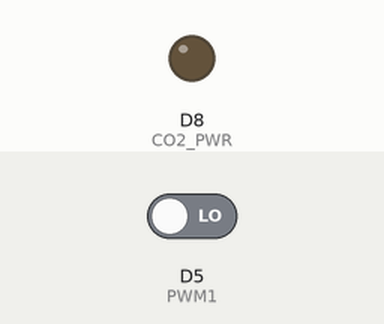
The sketch below on a simulated ESP8266 (NodeMCU). Shown: output pins drawn as LEDs (lit = HIGH). The inputs (shaded band) are chosen by the test bench; at power-on: D5 (PWM1) LOW. WiFi joins after 1.5 s; servers stay silent unless stated; uploads are accepted with an empty reply; not simulated (calls return 0 or success): WIFI-credentials.h.

Above: at 1.6 s.
At 2.0 s:
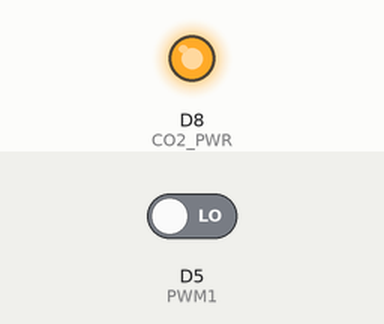
Timing chart, 0 to 3.5 s (numbered marks = the images above):
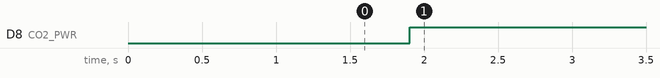

The sketch:

TestMH-Z19B.ino
```cpp
#include <ESP8266WiFi.h>
#include <ESP8266WiFiMulti.h>
#include <ESP8266HTTPClient.h>

/*
 * content of WIFI-credentials.h
 * #define WIFI_NAME "your WIFI name"
 * #define WIFI_PASSWORD "your WIFI password"
*/
#include "WIFI-credentials.h"

#define D0  16
#define D1  5
#define D2  4
#define D3  0
#define D4  2
#define D5  14
#define D6  12
#define D7  13
#define D8  15
#define D9  3
#define D10 1

#define PWM1 D5
#define PWM2 D6
#define PWM3 D7
#define CO2_PWR D8

const int delayInSeconds = 900; //15 min

ESP8266WiFiMulti WiFiMulti;

void setup() {
  WiFi.mode(WIFI_STA);
  WiFiMulti.addAP(WIFI_NAME,WIFI_PASSWORD);
  while(WiFiMulti.run() != WL_CONNECTED)
    delay(10);

  pinMode(PWM1, INPUT);
  pinMode(PWM2, INPUT);
  pinMode(PWM3, INPUT);
  pinMode(CO2_PWR, OUTPUT);
  digitalWrite(CO2_PWR, LOW);
}

void loop() {
  log2("Starting...");
  monitorCO2();
  log2("Sleeping for 15 minutes...");
  delay(delayInSeconds*1000);
}

void monitorCO2(){
  powerOn();
  log2("waiting 120 sec...");
  for(uint8_t t = 24; t > 0; t--) {
    delay(5000);
    log2(String(t));
  }
  log2("reading D5...");
  putItemValue("MM_D5",String(readCO2PWM(PWM1)));
  log2("reading D6...");
  putItemValue("MM_D6",String(readCO2PWM(PWM2)));
  log2("reading D7...");
  putItemValue("MM_D7",String(readCO2PWM(PWM3)));
  log2("reading done.");
  powerOff();
}

void powerOn(){
  log1("power on");
  digitalWrite(CO2_PWR, HIGH);
}

void powerOff(){
  digitalWrite(CO2_PWR, LOW);
  log1("power off");
}

void putItemValue(String itemName, String itemValue){
  String url = "http://192.168.178.9:8080/rest/items/" + itemName + "/state";
  HTTPClient http;
  http.begin(url); //HTTP
  int httpCode = http.PUT(itemValue);
  http.end();
}

void log1(String msg){
  putItemValue("MM_LOG1",msg);
}

void log2(String msg){
  putItemValue("MM_LOG2",msg);
}

int readCO2PWM(uint8_t pin)
{
  unsigned long th, tl, ppm = 0;
  do {
    th = pulseIn(pin, HIGH, 1004000) / 1000;
    tl = 1004 - th;
    ppm = 5000 * (th-2)/(th+tl-4);
  } while (th == 0);
  return ppm;
}
```

Measured:
- by itself, D8 (CO2_PWR): LOW → HIGH at 1.9 s
